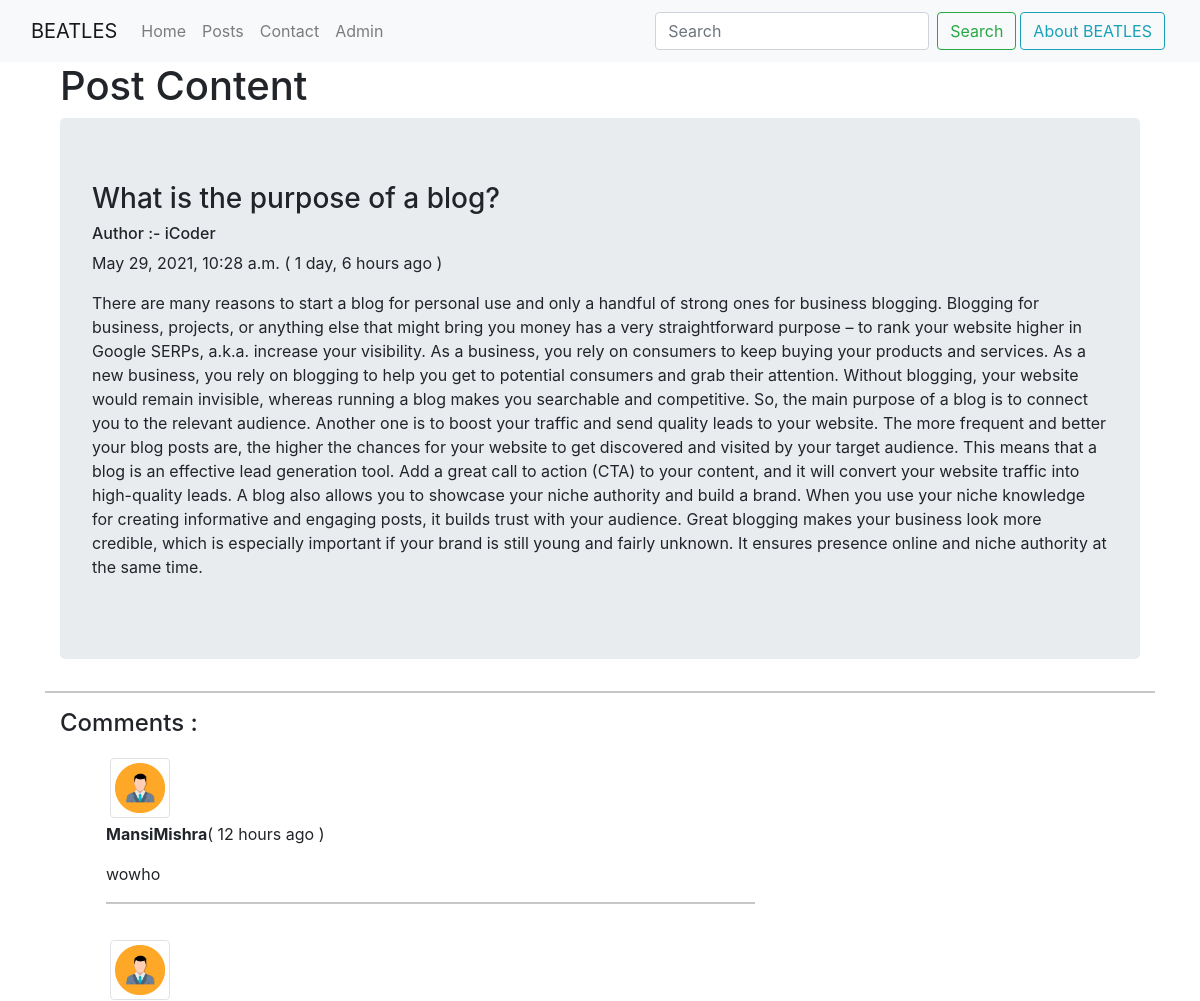
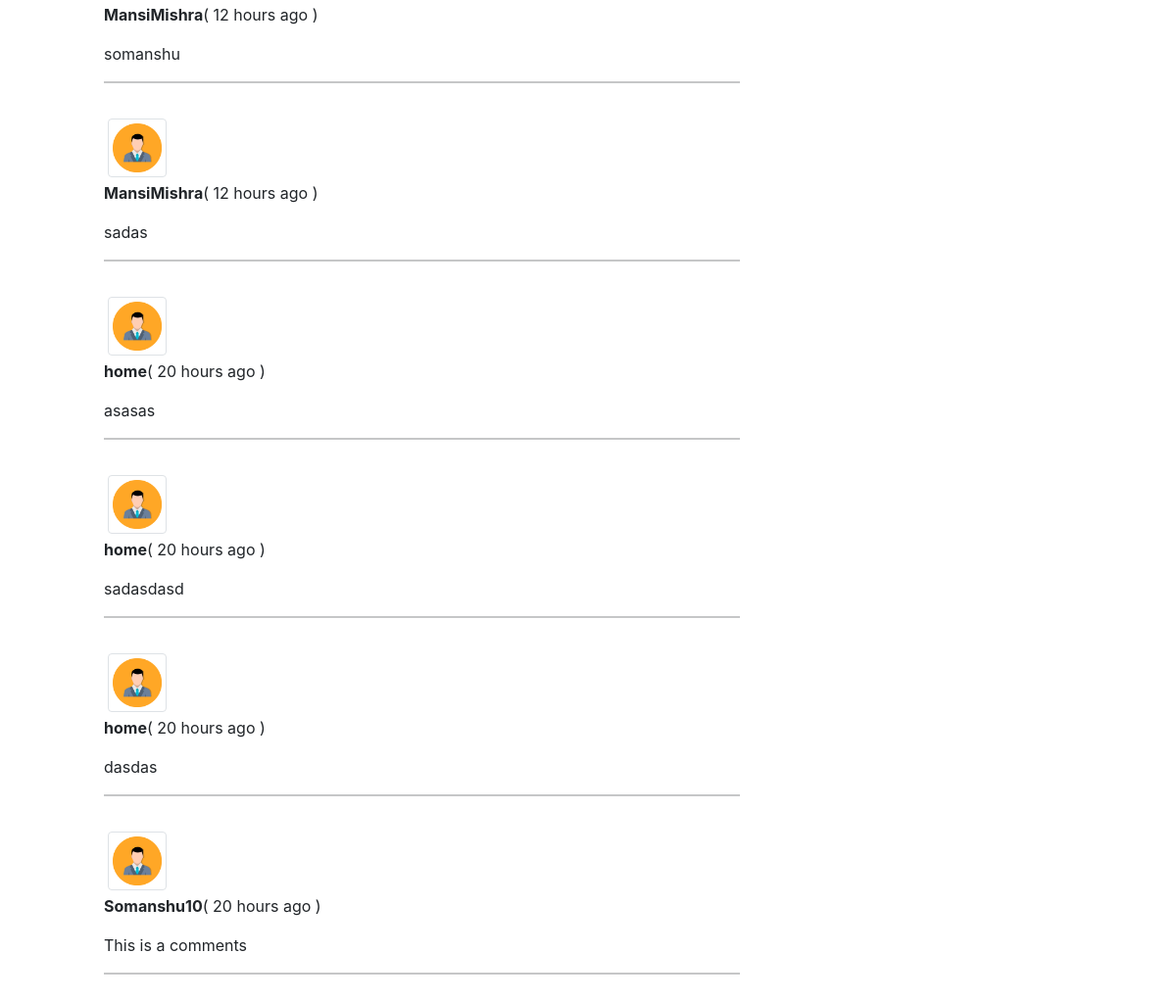
The page /posts/Blog-info/ on the database its author committed (2 pictures, top to bottom).
### CompanyPost/models.py (models this page shows, shortened)
class PostsInfo(models.Model):
    sno = models.AutoField(primary_key=True)
    title = models.CharField(max_length=255)
    content = models.TextField()
    author = models.CharField(max_length=20)
    slug = models.SlugField(max_length = 130,unique=True)
    timeStamp = models.DateTimeField(blank=True)

class PostComment(models.Model):
    sno = models.AutoField(primary_key=True)
    comment = models.TextField(blank=True)
    user = models.ForeignKey(User,on_delete=models.CASCADE)
    post = models.ForeignKey(PostsInfo,on_delete=models.CASCADE)
    parent = models.ForeignKey('self',on_delete=models.CASCADE,null=True,blank=True)
    timestamp = models.DateTimeField(default=now)

### CompanyPost/views.py (the view)
# urls.py: path('<str:slug>/',views.postcontent,name="postcontent"),
def postcontent(request,slug):
    slug_post = PostsInfo.objects.filter(slug=slug)
    comments = list(PostComment.objects.filter(post__in=slug_post))
    comments.reverse()
    user = request.user
    hsu = HandleSignUp.objects.filter(username=user)
    context={'slug_post':slug_post,'comments':comments,'hsu':hsu}
    return render(request,'companyposts/postcontent.html',context)

### templates/companyposts/postcontent.html (shortened to what this page needs)
{% extends 'base.html' %}
{% block body %}
<div class="container">
    <h1>Post Content</h1>
  <div class="jumbotron">
    {% for post in slug_post %}
    <h3>{{post.title}}</h3>
    <h6>Author :- {{post.author}}</h6>
    <p>{{post.timeStamp}} ( {{post.timeStamp | naturaltime}} )</p>
    <p>{{post.content}}</p>
  </div>
</div>
<hr>
<div class="container">
  <h4>Comments :</h4>
  <div class="container">
      {% for comment in comments %}
      <div class="row m-3">
        <div class="col-md-5 m-1">
        <image class="img-thumbnail" x="0" y="0" height="100%" preserveAspectRatio="xMidYMid slice" width="100%" src="/static/images/user.png" style="height: 60px; width: 60px;"></image>
      </div>
        <div class="col-md-8   ">
          <b>{{comment.user.username}}</b>( {{comment.timestamp | naturaltime}} )<p></p>
          {{comment.comment}}
          <hr>
        </div>
      </div>
    {% endfor %}
  </div>
</div>
{% endfor %}
{% endblock body %}

### rows shown on the page
PostsInfo: title "What is the purpose of a blog?", author "iCoder", timeStamp "May 29, 2021, 10:28 a.m.", timeStamp "1 day, 6 hours ago", content "There are many reasons to start a blog for personal use and only a handful of strong ones for business blogging. Blogging for business, projects, or anything else that might bring you money has a very straightforward purpose – to rank your website higher in Google SERPs, a.k.a. increase your visibility. As a business, you rely on consumers to keep buying your products and services. As a new business, you rely on blogging to help you get to potential consumers and grab their attention. Without blogging, your website would remain invisible, whereas running a blog makes you searchable and competitive. So, the main purpose of a blog is to connect you to the relevant audience. Another one is to…"
PostComment: user.username "MansiMishra", timestamp "12 hours ago", comment "wowho"
PostComment: user.username "MansiMishra", timestamp "12 hours ago", comment "somanshu"
PostComment: user.username "MansiMishra", timestamp "12 hours ago", comment "sadas"
PostComment: user.username "home", timestamp "20 hours ago", comment "asasas"
PostComment: user.username "home", timestamp "20 hours ago", comment "sadasdasd"
PostComment: user.username "home", timestamp "20 hours ago", comment "dasdas"
PostComment: user.username "Somanshu10", timestamp "20 hours ago", comment "This is a comments"
